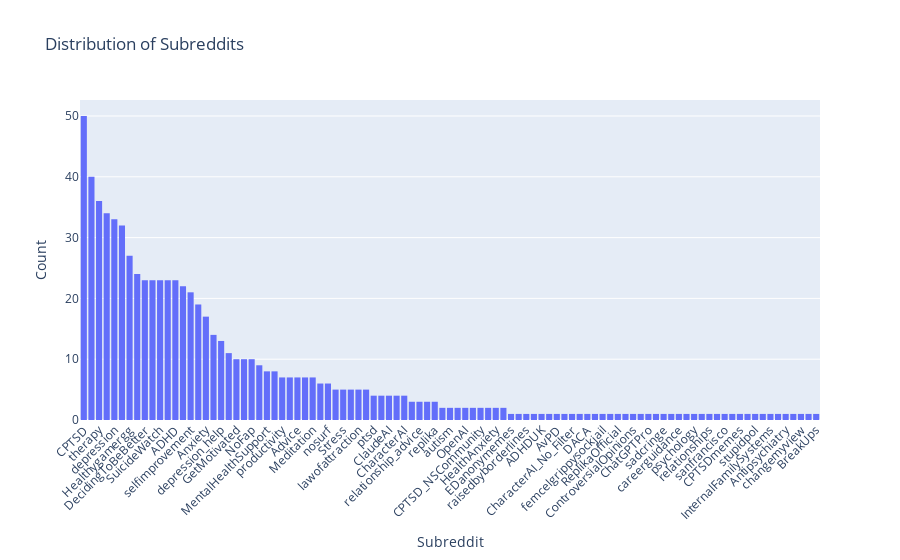

Here is the notebook cell this chart was saved with:
### Code cell
fig3 = px.histogram(samples, x='subreddit', title='Distribution of Subreddits', 
                    category_orders={'subreddit': samples['subreddit'].value_counts().index},
                    color_discrete_sequence=px.colors.qualitative.Plotly)
fig3.update_layout(xaxis_title='Subreddit', yaxis_title='Count', xaxis_tickangle=-45)
fig3.show()

### Figure 1 — Plotly figure (JSON) as saved in the notebook; plotly's stock layout.template omitted (floating-point values rounded to 4 significant figures; data arrays with more than 128 entries replaced by an {"elided": "..."} marker saying what was removed)
{"data": [{"alignmentgroup": "True", "bingroup": "x", "hovertemplate": "subreddit=%{x}<br>count=%{y}<extra></extra>", "legendgroup": "", "marker": {"color": "#636EFA", "pattern": {"shape": ""}}, "name": "", "offsetgroup": "", "orientation": "v", "showlegend": false, "type": "histogram", "x": {"elided": "726 str values"}, "xaxis": "x", "yaxis": "y"}], "layout": {"barmode": "relative", "legend": {"tracegroupgap": 0}, "title": {"text": "Distribution of Subreddits"}, "xaxis": {"anchor": "y", "categoryarray": ["CPTSD", "mentalhealth", "therapy", "raisedbynarcissists", "depression", "therapists", "Healthygamergg", "OCD", "DecidingToBeBetter", "ChatGPT", "SuicideWatch", "socialanxiety", "ADHD", "offmychest", "selfimprovement", "TalkTherapy", "Anxiety", "TrueOffMyChest", "depression_help", "mentalillness", "GetMotivated", "socialskills", "NoFap", "Adulting", "MentalHealthSupport", "teenagers", "productivity", "MentalHealthPH", "Advice", "Enneagram", "Meditation", "BipolarReddit", "nosurf", "AsianParentStories", "Stress", "BPD", "lawofattraction", "LucidDreaming", "ptsd", "malementalhealth", "ClaudeAI", "adhdwomen", "CharacterAI", "aspergirls", "relationship_advice", "dating_advice", "replika", "ask", "autism", "KindroidAI", "OpenAI", "ArtificialInteligence", "CPTSD_NSCommunity", "dbtselfhelp", "HealthAnxiety", "HopefulMentalHealth", "EDanonymemes", "udiomusic", "raisedbyborderlines", "confession", "ADHDUK", "Catholicism", "AvPD", "phlgbt", "CharacterAI_No_Filter", "PTSDHumor", "DACA", "PVCs", "femcelgrippysockjail", "NoStupidQuestions", "ReplikaOfficial", "singularity", "ControversialOpinions", "Characteraipositivity", "ChatGPTPro", "bestof", "sadcringe", "coaxedintoasnafu", "careerguidance", "MentalHealthUK", "psychology", "QAnonCasualties", "relationships", "stopsmoking", "sanfrancisco", "evilautism", "CPTSDmemes", "technology", "stupidpol", "ADHD_Programmers", "InternalFamilySystems", "AcademicPsychology", "Antipsychiatry", "EMDR", "changemyview", "BingeEatingDisorder", "BreakUps"], "categoryorder": "array", "domain": [0, 1], "tickangle": -45, "title": {"text": "Subreddit"}}, "yaxis": {"anchor": "x", "domain": [0, 1], "title": {"text": "Count"}}}}
